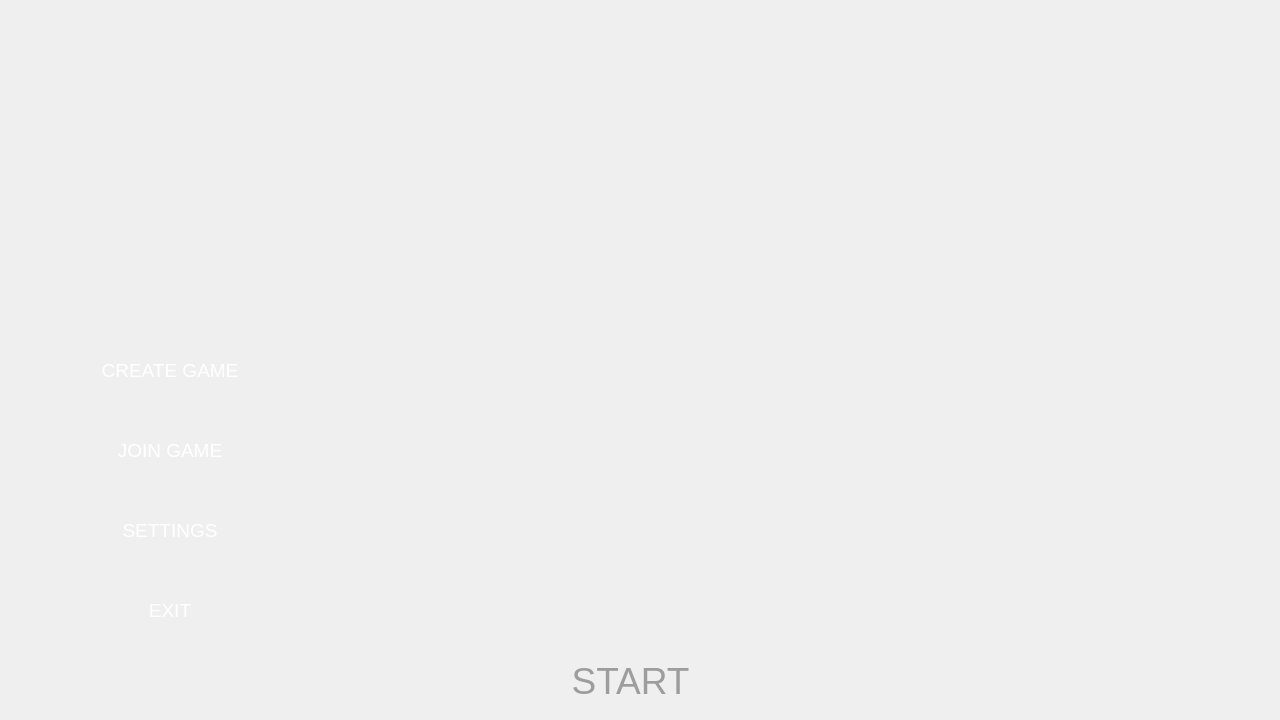
<?xml version="1.0" encoding="UTF-8"?>
<ui version="4.0">
 <class>MainWindow</class>
 <widget class="QMainWindow" name="MainWindow">
  <property name="enabled">
   <bool>true</bool>
  </property>
  <property name="geometry">
   <rect>
    <x>0</x>
    <y>0</y>
    <width>1280</width>
    <height>720</height>
   </rect>
  </property>
  <property name="windowTitle">
   <string>MainWindow</string>
  </property>
  <property name="styleSheet">
   <string notr="true">background-image: url(:background.jpg);</string>
  </property>
  <property name="tabShape">
   <enum>QTabWidget::Rounded</enum>
  </property>
  <widget class="QWidget" name="centralwidget">
   <property name="enabled">
    <bool>true</bool>
   </property>
   <widget class="QPushButton" name="createButton">
    <property name="enabled">
     <bool>true</bool>
    </property>
    <property name="geometry">
     <rect>
      <x>70</x>
      <y>350</y>
      <width>200</width>
      <height>41</height>
     </rect>
    </property>
    <property name="maximumSize">
     <size>
      <width>200</width>
      <height>50</height>
     </size>
    </property>
    <property name="font">
     <font>
      <pointsize>14</pointsize>
     </font>
    </property>
    <property name="mouseTracking">
     <bool>true</bool>
    </property>
    <property name="layoutDirection">
     <enum>Qt::LeftToRight</enum>
    </property>
    <property name="styleSheet">
     <string notr="true">QPushButton {
    border: none;
    background: none;
	color : rgb(255,255,255);
}

QPushButton:hover {
	color: rgb(176, 10, 10)
}</string>
    </property>
    <property name="text">
     <string>CREATE GAME</string>
    </property>
    <property name="iconSize">
     <size>
      <width>32</width>
      <height>32</height>
     </size>
    </property>
   </widget>
   <widget class="QPushButton" name="joinButton">
    <property name="enabled">
     <bool>true</bool>
    </property>
    <property name="geometry">
     <rect>
      <x>70</x>
      <y>430</y>
      <width>200</width>
      <height>41</height>
     </rect>
    </property>
    <property name="maximumSize">
     <size>
      <width>200</width>
      <height>50</height>
     </size>
    </property>
    <property name="font">
     <font>
      <pointsize>14</pointsize>
     </font>
    </property>
    <property name="mouseTracking">
     <bool>true</bool>
    </property>
    <property name="styleSheet">
     <string notr="true">QPushButton {
    border: none;
    background: none;
	color : rgb(255,255,255);
}

QPushButton:hover {
	color: rgb(176, 10, 10)
}</string>
    </property>
    <property name="text">
     <string>JOIN GAME</string>
    </property>
    <property name="iconSize">
     <size>
      <width>32</width>
      <height>32</height>
     </size>
    </property>
   </widget>
   <widget class="QPushButton" name="settingsButton">
    <property name="enabled">
     <bool>true</bool>
    </property>
    <property name="geometry">
     <rect>
      <x>70</x>
      <y>510</y>
      <width>200</width>
      <height>41</height>
     </rect>
    </property>
    <property name="maximumSize">
     <size>
      <width>200</width>
      <height>50</height>
     </size>
    </property>
    <property name="font">
     <font>
      <pointsize>14</pointsize>
     </font>
    </property>
    <property name="mouseTracking">
     <bool>true</bool>
    </property>
    <property name="styleSheet">
     <string notr="true">QPushButton {
    border: none;
    background: none;
	color : rgb(255,255,255);
}

QPushButton:hover {
	color: rgb(176, 10, 10)
}</string>
    </property>
    <property name="text">
     <string>SETTINGS</string>
    </property>
    <property name="iconSize">
     <size>
      <width>32</width>
      <height>32</height>
     </size>
    </property>
   </widget>
   <widget class="QPushButton" name="exitButton">
    <property name="enabled">
     <bool>true</bool>
    </property>
    <property name="geometry">
     <rect>
      <x>70</x>
      <y>590</y>
      <width>200</width>
      <height>41</height>
     </rect>
    </property>
    <property name="maximumSize">
     <size>
      <width>200</width>
      <height>50</height>
     </size>
    </property>
    <property name="font">
     <font>
      <pointsize>14</pointsize>
     </font>
    </property>
    <property name="mouseTracking">
     <bool>true</bool>
    </property>
    <property name="styleSheet">
     <string notr="true">QPushButton {
    border: none;
    background: none;
	color : rgb(255,255,255);
}

QPushButton:hover {
	color: rgb(176, 10, 10)
}</string>
    </property>
    <property name="text">
     <string>EXIT</string>
    </property>
    <property name="iconSize">
     <size>
      <width>32</width>
      <height>32</height>
     </size>
    </property>
   </widget>
   <widget class="QPushButton" name="startButton">
    <property name="enabled">
     <bool>false</bool>
    </property>
    <property name="geometry">
     <rect>
      <x>450</x>
      <y>650</y>
      <width>361</width>
      <height>61</height>
     </rect>
    </property>
    <property name="maximumSize">
     <size>
      <width>500</width>
      <height>100</height>
     </size>
    </property>
    <property name="font">
     <font>
      <pointsize>28</pointsize>
     </font>
    </property>
    <property name="mouseTracking">
     <bool>true</bool>
    </property>
    <property name="styleSheet">
     <string notr="true">QPushButton {
    border: none;
    background: none;
	color: rgb(157, 157, 157);
}

QPushButton:hover {
	color: rgb(176, 10, 10)
}</string>
    </property>
    <property name="text">
     <string>START</string>
    </property>
   </widget>
  </widget>
 </widget>
 <resources/>
 <connections/>
</ui>
